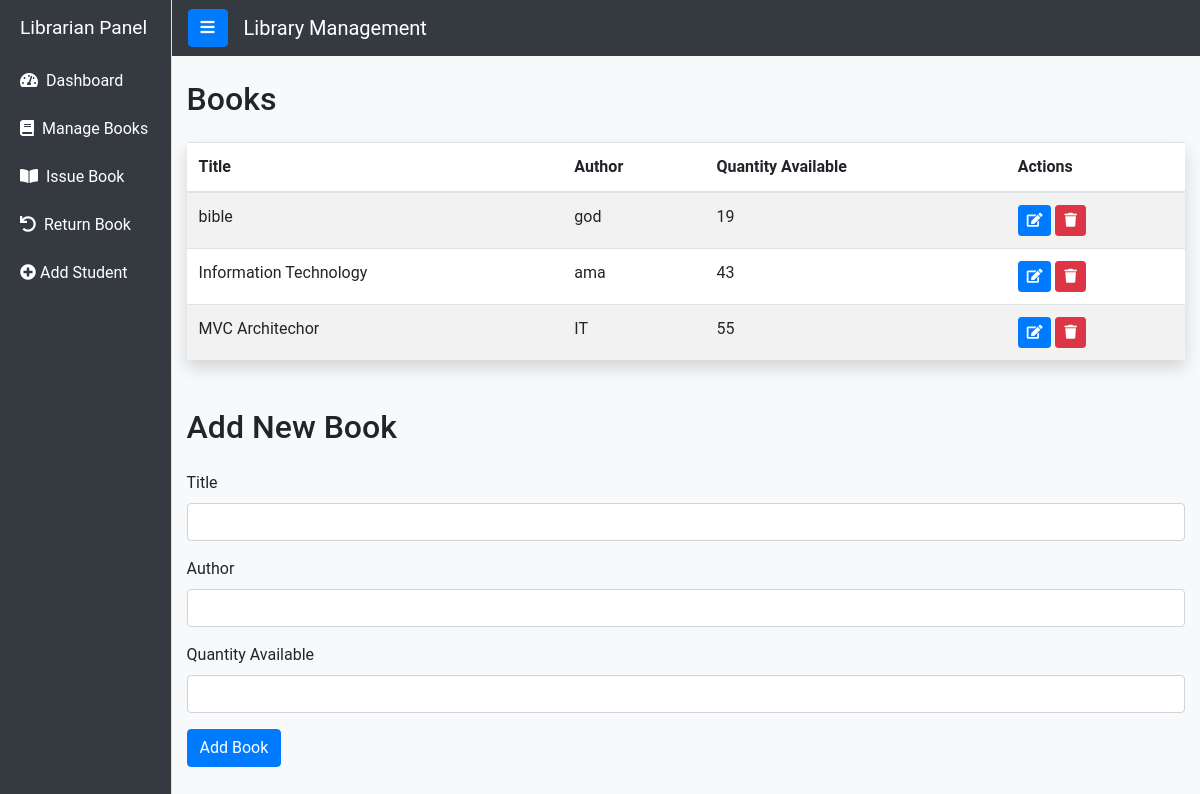
Before: /librarian.php with the older database file.
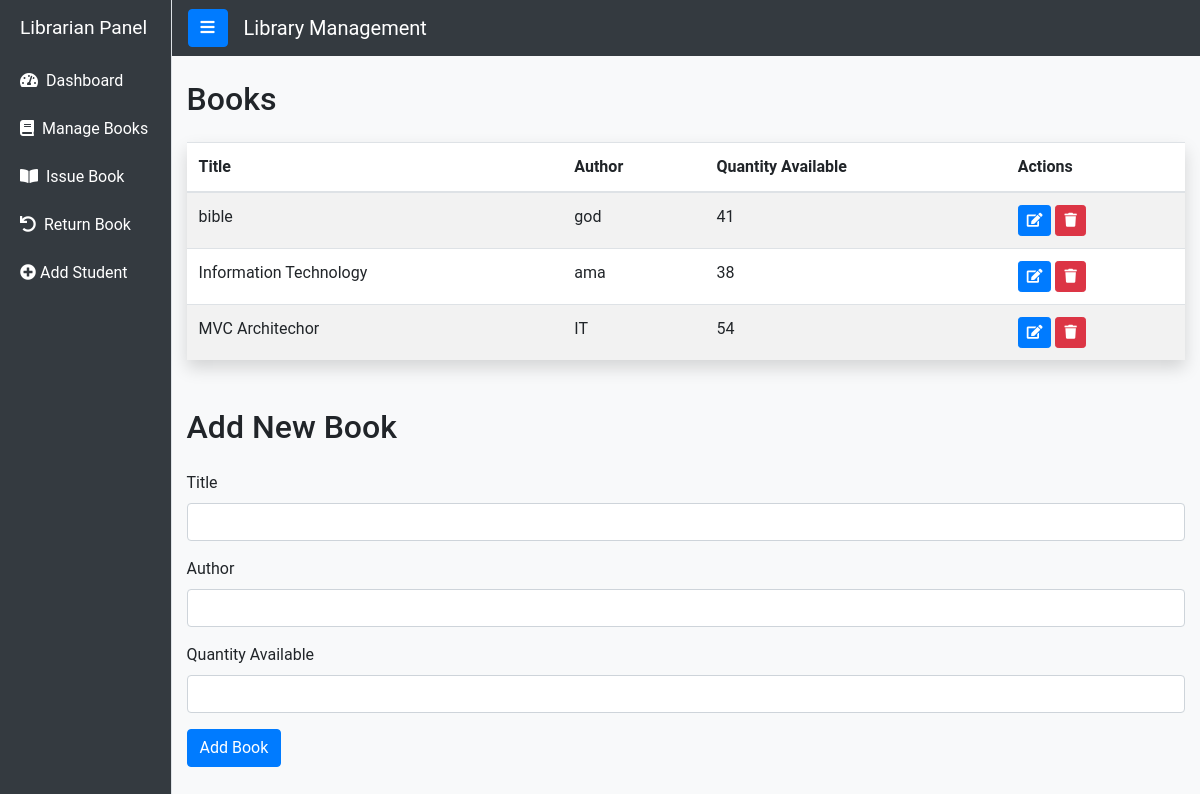
After: the same page with the newer database file.
### tables this page shows
CREATE TABLE `books` (
  `book_id` int(11) NOT NULL,
  `title` varchar(255) NOT NULL,
  `author` varchar(255) NOT NULL,
  `quantity_available` int(11) NOT NULL,
  `categoryID` int(11) DEFAULT NULL,
  `published` date DEFAULT NULL,
  `description` varchar(100) DEFAULT NULL
);

### librarian.php (the view, shortened to what this page needs)
<?php
require_once 'config.php';
$conn = mysqli_connect($host, $username, $password, $database);
function getAllBooks() {
    global $conn;
    $sql = "SELECT * FROM books";
    $result = mysqli_query($conn, $sql);
    $books = [];
    if ($result && mysqli_num_rows($result) > 0) {
        while ($row = mysqli_fetch_assoc($result)) {
            $books[] = $row;
        }
    }
    return $books;
}
$books = getAllBooks();
?>
<!DOCTYPE html>
<html>
<head>
    <link rel="stylesheet" href="https://maxcdn.bootstrapcdn.com/bootstrap/4.5.2/css/bootstrap.min.css">
    <link rel="stylesheet" href="https://cdnjs.cloudflare.com/ajax/libs/font-awesome/5.15.3/css/all.min.css">
</head>
<body>
    <div class="d-flex">
        <div class="bg-dark border-right" id="sidebar-wrapper">
            <div class="sidebar-heading">Librarian Panel</div>
            <div class="list-group list-group-flush">
                <a href="dashboard.php" class="list-group-item list-group-item-action bg-transparent"><i
                        class="fas fa-tachometer-alt mr-2"></i>Dashboard</a>
                <a href="librarian.php" class="list-group-item list-group-item-action bg-transparent"><i
                        class="fas fa-book mr-2"></i>Manage Books</a>
                <a href="student-borrow.php" class="list-group-item list-group-item-action bg-transparent"><i
                        class="fas fa-book-open mr-2"></i>Issue Book</a>
                <a href="student-return.php" class="list-group-item list-group-item-action bg-transparent"><i
                        class="fas fa-undo mr-2"></i>Return Book</a>
                <a href="addstudent.php" class="list-group-item list-group-item-action bg-transparent"><i
                        class="fa fa-plus-circle" aria-hidden="true"></i> Add Student</a>
            </div>
        </div>
        <div id="page-content-wrapper">
            <nav class="navbar navbar-expand-lg navbar-dark bg-dark">
                <button class="btn btn-primary" id="menu-toggle"><i class="fas fa-bars"></i></button>
                <a class="navbar-brand ml-3" href="#">Library Management</a>
            </nav>
            <div class="container-fluid mt-4">
                <h2 class="mb-4">Books</h2>
                <table class="table table-striped">
                    <thead>
                        <tr>
                            <th>Title</th>
                            <th>Author</th>
                            <th>Quantity Available</th>
                            <th>Actions</th>
                        </tr>
                    </thead>
                    <tbody>
                        <?php foreach ($books as $book): ?>
                        <tr>
                            <td><?php echo $book['title']; ?></td>
                            <td><?php echo $book['author']; ?></td>
                            <td><?php echo $book['quantity_available']; ?></td>
                            <td>
                                <button class="btn btn-sm btn-primary edit-btn"
                                    data-book-id="<?php echo $book['book_id']; ?>"><i class="fas fa-edit"></i></button>
                                <a href="delete_book.php?id=<?php echo $book['book_id']; ?>"
                                    class="btn btn-sm btn-danger"
                                    onclick="return confirm('Are you sure you want to delete this book?')"><i
                                        class="fas fa-trash"></i></a>
                            </td>
                        </tr>
                        <?php endforeach; ?>
                    </tbody>
                </table>
                <h2 class="mt-5 mb-4">Add New Book</h2>
                <form method="post">
                    <div class="form-group">
                        <label for="title">Title</label>
                        <input type="text" class="form-control" name="title" id="title" required>
                    </div>
                    <div class="form-group">
                        <label for="author">Author</label>
                        <input type="text" class="form-control" name="author" id="author" required>
                    </div>
                    <div class="form-group">
                        <label for="quantity">Quantity Available</label>
                        <input type="number" class="form-control" name="quantity" id="quantity" required>
                    </div>
                    <button type="submit" class="btn btn-primary" name="submit">Add Book</button>
                </form>
            </div>
        </div>
    </div>
</body>
</html>

### librarian.php (style rules this page uses)
body { font-family: 'Roboto', sans-serif; background-color: #f8f9fa; }
#sidebar-wrapper { min-height: 100vh; margin-left: -15rem; transition: margin 0.25s ease-out; background-color: #343a40; width: 200px; }
#sidebar-wrapper .sidebar-heading { padding: 0.875rem 1.25rem; font-size: 1.2rem; color: #fff; }
#sidebar-wrapper .list-group-item { color: #fff; border: none; background-color: transparent; transition: background-color 0.3s; }
#page-content-wrapper { min-width: 0; width: 100%; }
.navbar { background-color: #343a40 !important; }
.navbar-brand { color: #fff; }
.btn-primary { background-color: #007bff; border-color: #007bff; }
.table { background-color: #fff; box-shadow: 0 0.5rem 1rem rgba(0, 0, 0, 0.15); }
@media (min-width: 768px) { #sidebar-wrapper { margin-left: 0; } }

Changed rows visible on the page:
changed books "bible": quantity_available "19" → "41"
changed books "Information Technology": quantity_available "43" → "38"
changed books "MVC Architechor": quantity_available "55" → "54"
